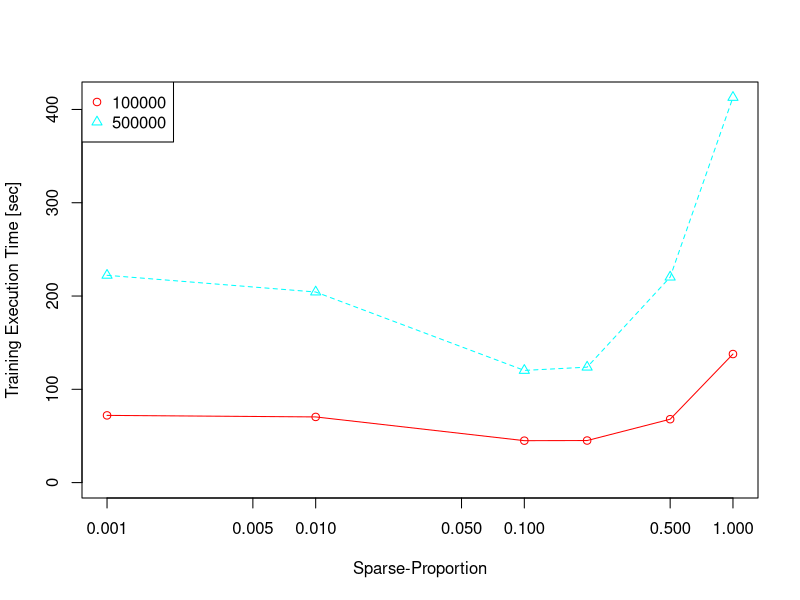
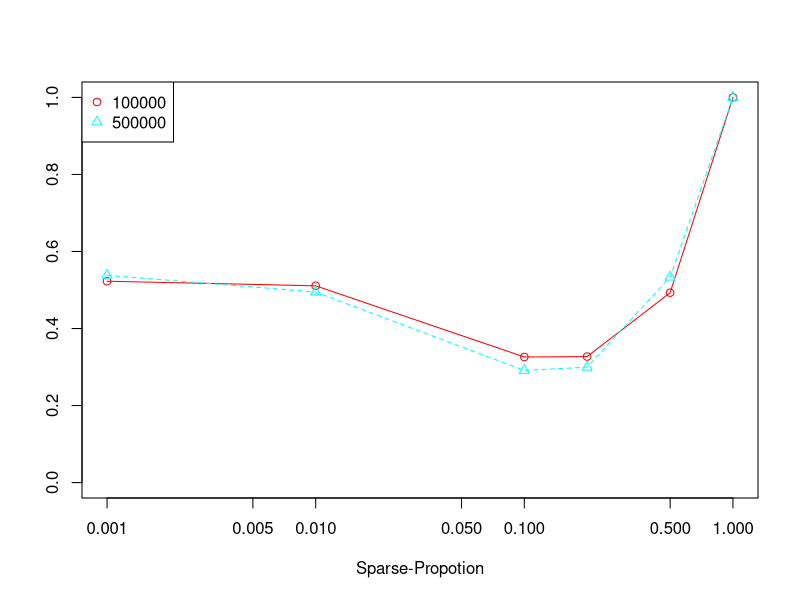

These figures' R source, in order: (Note: this script raises an error after producing the figures.)
## ---- chunk 1
tmp <- read.csv("./data/dense-vs-sparse/sparse-proportion.csv")
tmp$sec <- tmp$trainMilliSec / 1000
## ---- chunk 2
library(reshape2)
tmp.cast <- dcast(tmp, sparseProportion ~ rows, value.var="sec", sum)
x <- tmp.cast[, 1]
y <- tmp.cast[, 2:ncol(tmp.cast)]
.names <- names(y)
matplot(x, y
        , xlab="Sparse-Proportion"
        , ylab="Training Execution Time [sec]"
        , ylim=c(0, max(y))
        , log="x"
        , pch=1:(length(y)), col=rainbow(length(y)), type="o")
legend("topleft", legend=.names
       , pch=1:(length(y)), col=rainbow(length(y)))

x <- tmp.cast[, 1]
y <- apply(tmp.cast[, 2:ncol(tmp.cast)], 2, function(x){x / x[length(x)]})
matplot(x, y
        , xlab="Sparse-Propotion"
        , ylab=""
        , ylim=c(0, max(y))
        , log="x"
        , pch=1:(length(y)), col=rainbow(ncol(y)), type="o")
legend("topleft", legend=.names
       , pch=1:(length(y)), col=rainbow(ncol(y)))
## ---- chunk 3
kable(tmp)
